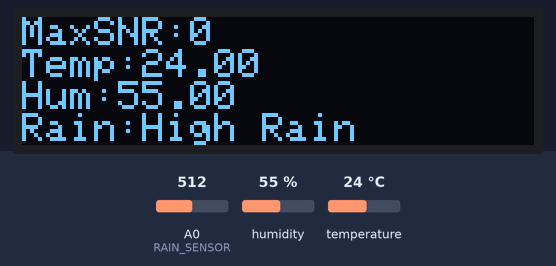
This sketch was run on a simulated Arduino Uno, built with avr-gcc and run on an emulated ATmega328P. On the bench: 128×32 one-colour display. The test bench sets the inputs (shaded band); at power-on: humidity 55 %, A0 (RAIN_SENSOR) = 512, temperature 24 °C.

Above: at 2.8 s.
2.9 s: humidity set to 22 %
At 5.3 s:
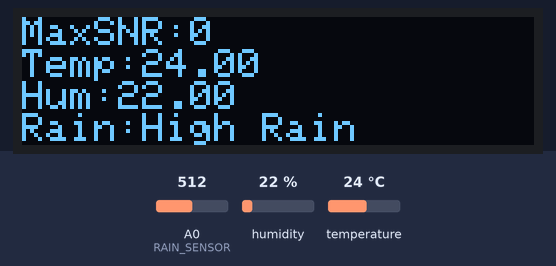
5.6 s: A0 (RAIN_SENSOR) set to 7
8.3 s: A0 (RAIN_SENSOR) set to 4
At 11.1 s:
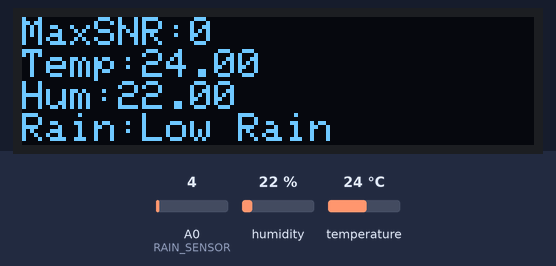
11.7 s: temperature set to 12 °C
At 12.9 s:
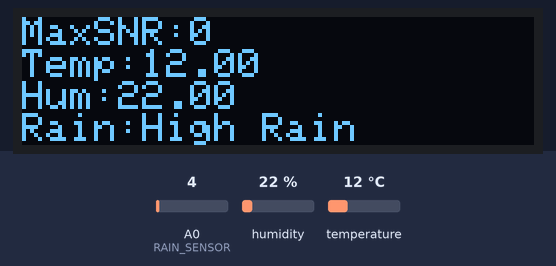
14.4 s: humidity set to 40 %
At 16.7 s:
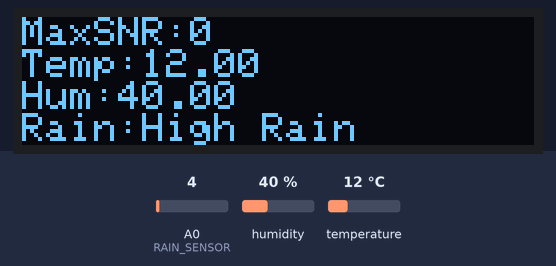
17.9 s: temperature set to 19 °C
At 19.8 s:
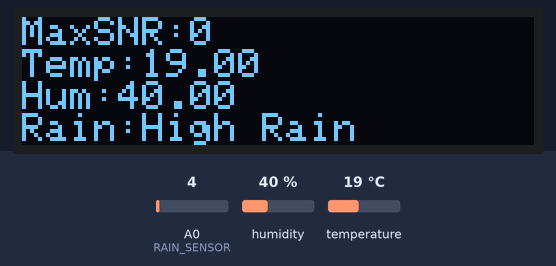
Timing chart, 0 to 21.3 s (numbered marks = the images above; inputs shaded):
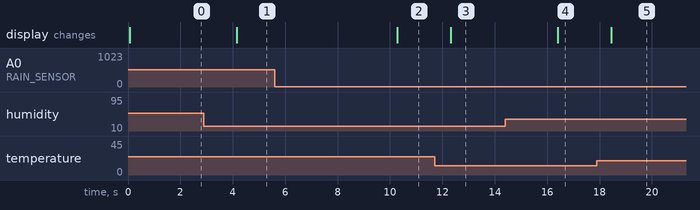

The sketch:

Rainfall_Prediction.ino
```cpp
#include <Wire.h>
#include <Adafruit_GFX.h>
#include <Adafruit_SSD1306.h>
#include <DHT.h>
#include <SoftwareSerial.h>

#define SCREEN_WIDTH 128
#define SCREEN_HEIGHT 32

Adafruit_SSD1306 display(SCREEN_WIDTH, SCREEN_HEIGHT, &Wire, -1);

#define DHTPIN 2
#define DHTTYPE DHT11
DHT dht(DHTPIN, DHTTYPE);

SoftwareSerial gpsSerial(4,3);

#define RAIN_SENSOR A0

int snrValues[20];
int snrCount = 0;

float temperature;
float humidity;
int rainValue;

void setup()
{
  Serial.begin(9600);
  gpsSerial.begin(9600);
  dht.begin();

  pinMode(RAIN_SENSOR,INPUT);

  display.begin(SSD1306_SWITCHCAPVCC,0x3C);
  display.clearDisplay();
  display.setTextSize(1);
  display.setTextColor(WHITE);
}

void loop()
{

  readSensors();

  int maxSNR = getMaxSNR();

  int rainLevel = predictRain(
    temperature,
    humidity,
    maxSNR,
    rainValue
  );

  displayData(maxSNR,rainLevel);

  delay(2000);
}

void readSensors()
{

  temperature = dht.readTemperature();
  humidity = dht.readHumidity();
  rainValue = analogRead(RAIN_SENSOR);

  readGPS();

}

void readGPS()
{

  snrCount = 0;

  while(gpsSerial.available())
  {
    String line = gpsSerial.readStringUntil('\n');

    if(line.startsWith("$GPGSV"))
    {
      parseSNR(line);
    }
  }

}

void parseSNR(String sentence)
{

  int index = 0;

  for(int i=0;i<sentence.length();i++)
  {
    if(sentence.charAt(i)==',')
    {
      index++;

      if(index==7 || index==11 || index==15 || index==19)
      {
        int snr = sentence.substring(i+1,i+3).toInt();

        if(snr>0 && snr<=60 && snrCount<20)
        {
          snrValues[snrCount++] = snr;
        }
      }
    }
  }

}

int getMaxSNR()
{

  int maxVal = 0;

  for(int i=0;i<snrCount;i++)
  {
    if(snrValues[i] > maxVal)
    {
      maxVal = snrValues[i];
    }
  }

  return maxVal;

}

int predictRain(float T,float H,float SNR,float Rain)
{

  float z0 = (11.03188626*T)+(-16.75532045*H)+(4.14548722*SNR)+(-8.36817677*Rain)+1.32955736;
  float z1 = (0.43147848*T)+(3.77895846*H)+(0.76796779*SNR)+(-3.00623068*Rain)+0.12708801;
  float z2 = (-11.46336474*T)+(12.97636199*H)+(-4.91345502*SNR)+(11.37440745*Rain)-1.45664538;

  if(z0>z1 && z0>z2) return 0;
  if(z1>z0 && z1>z2) return 1;

  return 2;

}

void displayData(int maxSNR,int rainLevel)
{

  display.clearDisplay();

  display.setCursor(0,0);
  display.print("MaxSNR:");
  display.println(maxSNR);

  display.print("Temp:");
  display.println(temperature);

  display.print("Hum:");
  display.println(humidity);

  display.print("Rain:");

  if(rainLevel==0)
  display.println("No Rain");

  if(rainLevel==1)
  display.println("Low Rain");

  if(rainLevel==2)
  display.println("High Rain");

  display.display();

}
```

Measured:
- the behaviour switches between 6 and 5 on A0 (RAIN_SENSOR) (found by bisection; images 1 and 2)
- after the input at 2.9 s, the display: changes after 1.3 s (image 1)
- after the input at 5.6 s, every drawn part: stays the same
- after the input at 8.3 s, the display: changes after 2.0 s (image 2)
- after the input at 11.7 s, the display: changes after 0.63 s (image 3)
- after the input at 14.4 s, the display: changes after 2.0 s (image 4)
- after the input at 17.9 s, the display: changes after 0.55 s (image 5)
